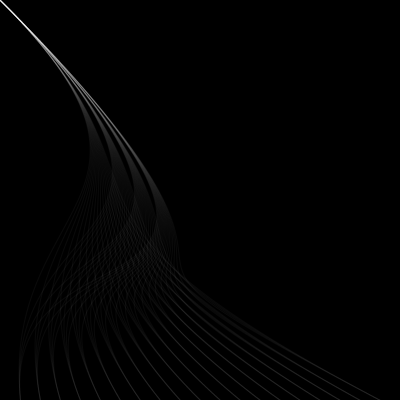
Frame 1 (no input)
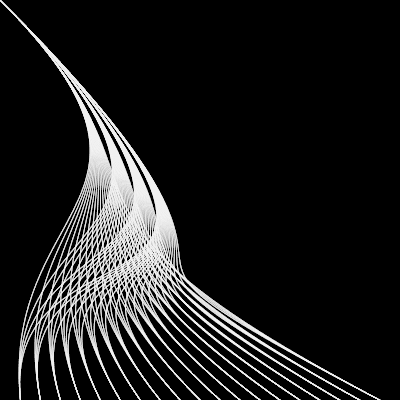
Frame 60 (the mouse pressed at the canvas centre just before this capture)
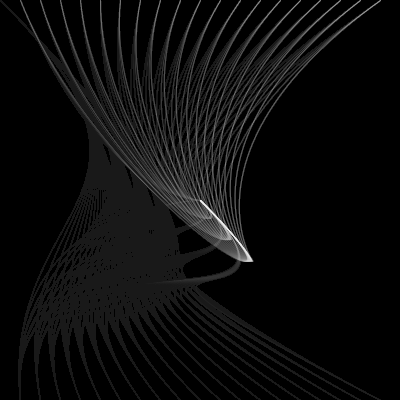
Frame 120 (the mouse held since frame 60 and released just before this capture)

The Processing sketch that drew these frames (run headless with seeded random() and noise(); from frame 60 on, the mouse is pressed at the canvas centre):

// Processing sketch: processing_62133
// ── processing_62133.pde

void setup() {
  size(400, 400);
  smooth();
  noCursor();
  background(0);
}

void draw() {

  for (int i = 200; i < width; i = i + 50) {
    for (int j = 20; j < height; j = j + 20) {
      stroke(255, 10);
      noFill();
      bezier(mouseX, mouseY, i, i, 0, 200, j, 400);
      if (mousePressed) {
              stroke(255, 90);
        bezier(mouseX, mouseY, i, i, 100, 200, j, 0);
        noStroke(); // keine kontur
        fill(0, 5); // 200: grauwert, 20% transparenz
        rect(0, 0, width, height); // so groß wie der hintergrund
        stroke(0); // folgende rects haben schwarzen rahmen
      }
    }
  }
}
